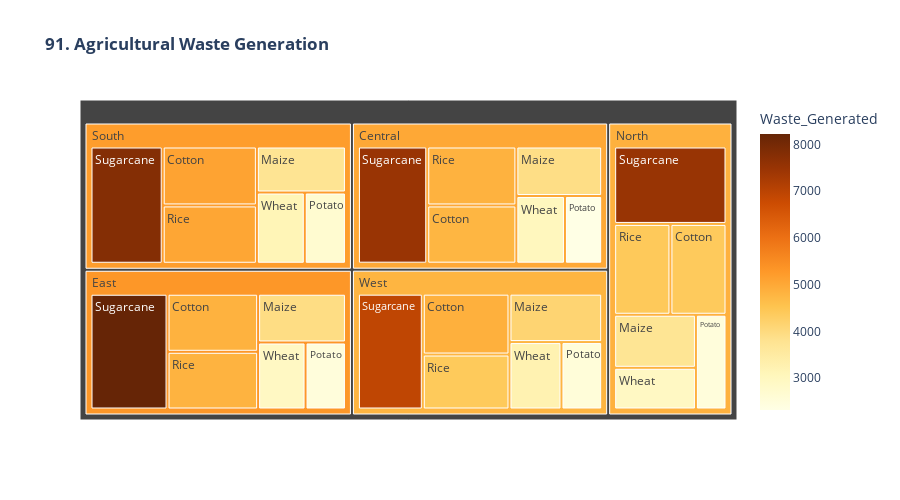

This figure's notebook cell:
### Markdown cell above
### *91. Waste Management*

### Code cell
print("\n91. Agricultural Waste...")

# Waste generation coefficients (tonnes per hectare)
waste_coeff = {'Wheat': 1.2, 'Maize': 1.5, 'Cotton': 2.0, 
               'Rice': 1.8, 'Sugarcane': 3.0, 'Potato': 1.0}

waste_data = df.groupby(['Crop_Type', 'Region'], observed=False).agg({
    'Field_Area_hectare': 'sum'
}).reset_index()

waste_data['Waste_Generated'] = waste_data['Crop_Type'].map(waste_coeff) * waste_data['Field_Area_hectare']

fig91 = px.treemap(waste_data, path=['Region', 'Crop_Type'], 
                   values='Waste_Generated', color='Waste_Generated',
                   color_continuous_scale='YlOrBr',
                   title='<b>91. Agricultural Waste Generation</b>')

fig91.update_layout(height=500)
fig91.show()

### Figure 1 — Plotly figure (JSON) as saved in the notebook; plotly's stock layout.template omitted (floating-point values rounded to 4 significant figures)
{"data": [{"branchvalues": "total", "customdata": [[4780.0], [4847.0], [4392.0], [5103.0], [4872.0], [3916.0], [3943.0], [3740.0], [3766.0], [4143.0], [2320.0], [2494.0], [2497.0], [2695.0], [2534.0], [4842.0], [4818.0], [4406.0], [5050.0], [4400.0], [7484.0], [8221.0], [7499.0], [7784.0], [6940.0], [3030.0], [2932.0], [2939.0], [3138.0], [3239.0], [5013.0], [5307.0], [4860.0], [5209.0], [4797.0]], "domain": {"x": [0, 1], "y": [0, 1]}, "hovertemplate": "labels=%{label}<br>Waste_Generated_sum=%{value}<br>parent=%{parent}<br>id=%{id}<br>Waste_Generated=%{color}<extra></extra>", "ids": ["Central/Cotton", "East/Cotton", "North/Cotton", "South/Cotton", "West/Cotton", "Central/Maize", "East/Maize", "North/Maize", "South/Maize", "West/Maize", "Central/Potato", "East/Potato", "North/Potato", "South/Potato", "West/Potato", "Central/Rice", "East/Rice", "North/Rice", "South/Rice", "West/Rice", "Central/Sugarcane", "East/Sugarcane", "North/Sugarcane", "South/Sugarcane", "West/Sugarcane", "Central/Wheat", "East/Wheat", "North/Wheat", "South/Wheat", "West/Wheat", "Central", "East", "North", "South", "West"], "labels": ["Cotton", "Cotton", "Cotton", "Cotton", "Cotton", "Maize", "Maize", "Maize", "Maize", "Maize", "Potato", "Potato", "Potato", "Potato", "Potato", "Rice", "Rice", "Rice", "Rice", "Rice", "Sugarcane", "Sugarcane", "Sugarcane", "Sugarcane", "Sugarcane", "Wheat", "Wheat", "Wheat", "Wheat", "Wheat", "Central", "East", "North", "South", "West"], "marker": {"coloraxis": "coloraxis", "colors": [4780.0, 4847.0, 4392.0, 5103.0, 4872.0, 3916.0, 3943.0, 3740.0, 3766.0, 4143.0, 2320.0, 2494.0, 2497.0, 2695.0, 2534.0, 4842.0, 4818.0, 4406.0, 5050.0, 4400.0, 7484.0, 8221.0, 7499.0, 7784.0, 6940.0, 3030.0, 2932.0, 2939.0, 3138.0, 3239.0, 5013.0, 5307.0, 4860.0, 5209.0, 4797.0]}, "name": "", "parents": ["Central", "East", "North", "South", "West", "Central", "East", "North", "South", "West", "Central", "East", "North", "South", "West", "Central", "East", "North", "South", "West", "Central", "East", "North", "South", "West", "Central", "East", "North", "South", "West", "", "", "", "", ""], "type": "treemap", "values": [4780.0, 4847.0, 4392.0, 5103.0, 4872.0, 3916.0, 3943.0, 3740.0, 3766.0, 4143.0, 2320.0, 2494.0, 2497.0, 2695.0, 2534.0, 4842.0, 4818.0, 4406.0, 5050.0, 4400.0, 7484.0, 8221.0, 7499.0, 7784.0, 6940.0, 3030.0, 2932.0, 2939.0, 3138.0, 3239.0, 26370.0, 27250.0, 25470.0, 27540.0, 26130.0]}], "layout": {"coloraxis": {"colorbar": {"title": {"text": "Waste_Generated"}}, "colorscale": [[0, "rgb(255,255,229)"], [0.125, "rgb(255,247,188)"], [0.25, "rgb(254,227,145)"], [0.375, "rgb(254,196,79)"], [0.5, "rgb(254,153,41)"], [0.625, "rgb(236,112,20)"], [0.75, "rgb(204,76,2)"], [0.875, "rgb(153,52,4)"], [1, "rgb(102,37,6)"]]}, "height": 500, "legend": {"tracegroupgap": 0}, "title": {"text": "<b>91. Agricultural Waste Generation</b>"}}}
